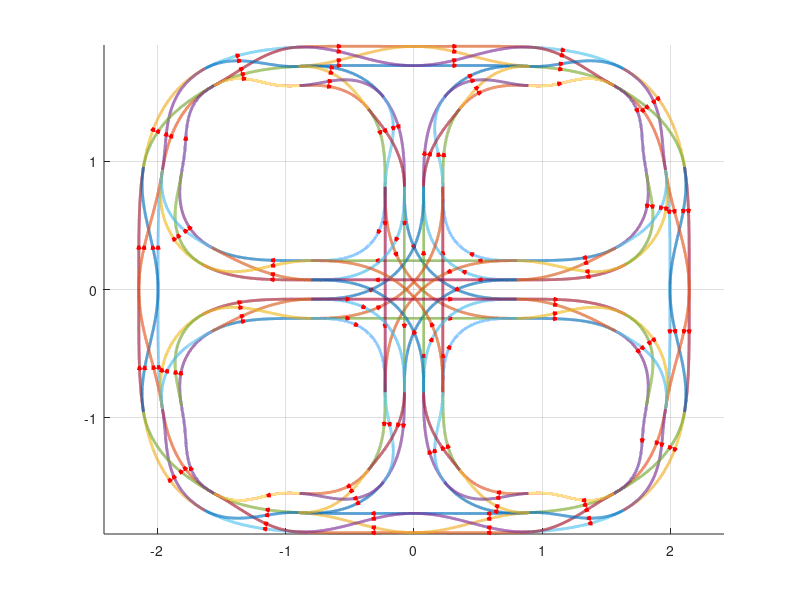

MATLAB code for this plot:
function lane_graph

    cache = load('cache');
    
    % convert to cartesian form: [x, y, cos(yaw), sin(yaw)]
    f_names = fieldnames(cache);
    for i = 1:length(f_names)
        f_name = f_names{i};
        value = cache.(f_name);
        if startsWith(f_name,'segment')
            cache.(f_name) = cartesian_nodes(value.nodes);
        elseif startsWith(f_name,'node')
            cache.(f_name) = cartesian_nodes(value);
        end
    end
        
    segment_A = cache.segment_A;
    segment_B = cache.segment_B;
    segment_C = cache.segment_C;
    segment_D = cache.segment_D;
    segment_E = cache.segment_E;
    segment_F = cache.segment_F;
    segment_G = cache.segment_G;
    segment_H = cache.segment_H;
    segment_J = cache.segment_J;
    
    clf
    hold on
    axis equal
    grid on
    
    % Transfer a bit of segment A to B, this simplifies the routing graph
    [M,I] = min(vecnorm((segment_A - cache.node_transition_ABEF)'));
    assert(M < 1e-8);
    segment_B = [segment_A(I:end-1,:); segment_B];
    segment_A = segment_A(1:I,:);
    
    
    % Split A at D merge
    parts = split_segment(segment_A, cache.node_transition_AD);
    segment_A1 = parts{1};
    segment_A2 = parts{2};
    
    % Split B at C merge
    parts = split_segment(segment_B, cache.node_transition_BC);
    segment_B1 = parts{1};
    segment_B2 = parts{2};
    
    % Split C
    parts = split_segment(segment_C, segment_C(end/2,:));
    segment_C1 = parts{1};
    segment_C2 = parts{2};
    
    % Split D
    parts = split_segment(segment_D, segment_D(end/2,:));
    segment_D1 = parts{1};
    segment_D2 = parts{2};
    
    segments = {};
    
    % handle double lanes with switch
    segments_switch = {segment_A1, segment_A2, segment_B1, segment_B2, segment_C1, segment_C2, segment_D1, segment_D2};
    segments = [segments double_segment_with_switch(segment_A1,  1, cache.lane_width)];
    segments = [segments double_segment_with_switch(segment_A2,  1, cache.lane_width)];
    segments = [segments double_segment_with_switch(segment_B1,  1, cache.lane_width)];
    segments = [segments double_segment_with_switch(segment_B2,  1, cache.lane_width)];
    segments = [segments double_segment_with_switch(segment_C1, -1, cache.lane_width)];
    segments = [segments double_segment_with_switch(segment_C2, -1, cache.lane_width)];
    segments = [segments double_segment_with_switch(segment_D1, -1, cache.lane_width)];
    segments = [segments double_segment_with_switch(segment_D2, -1, cache.lane_width)];
    
    % intersection
    segments = [segments {expand_intersection_segment(segment_H, cache.lane_width, -1, false)}];
    segments = [segments {expand_intersection_segment(segment_G, cache.lane_width, -1, false)}];
    segments = [segments {expand_intersection_segment(segment_J, cache.lane_width, -1, false)}];
    segments = [segments {expand_intersection_segment(segment_G, cache.lane_width, 1, true)}];
    segments = [segments {expand_intersection_segment(segment_G, cache.lane_width, 2, true)}];
    
    
    % add other lanes
    segments = [segments, {segment_E, segment_F, segment_J, segment_G, segment_H}];
    
    
    % mirroring right to left
    n_base_segments = length(segments);
    for i = 1:n_base_segments
        s = segments{i};
        s = s .* [-1 1 -1 1];
        s = reverse_segment(s);
        segments = [segments, {s}];
    end
    
    % mirroring top to bottom
    n_base_segments = length(segments);
    for i = 1:n_base_segments
        s = segments{i};
        s = s .* [1 -1 1 -1];
        s = reverse_segment(s);
        segments = [segments, {s}];
    end
    
    
    
    for i = 1:length(segments)
        plot(segments{i}(:,1), segments{i}(:,2),'-', 'LineWidth',2)
        k = floor(size(segments{i}, 1)/3);
        R = [segments{i}(k,3) -segments{i}(k,4);segments{i}(k,4) segments{i}(k,3)];
        p = 0.01 * R * [0 1; 3 0; 0 -1]';
        plot(p(1,:)+segments{i}(k,1), p(2,:)+segments{i}(k,2),'r-', 'LineWidth',2)
    end
    
    
    axis equal
    grid on
end

function segment = expand_intersection_segment(segment, lane_width, steps, reverse)

    displacement = lane_width * [-segment(:,4) segment(:,3)];
    displacement(:,3:4) = 0;
    
    segment = segment + steps * displacement;
    
    if reverse
        segment = reverse_segment(segment);
    end
    
    segments = fix_direction_vectors({segment});
    segment = segments{1};

end

function segments = double_segment_with_switch(segment, direction, lane_width)

    displacement = direction * lane_width * [-segment(:,4) segment(:,3)];
    displacement(:,3:4) = 0;
    
    f = ((cos(linspace(0,pi, size(segment, 1)))+1)/2)';

    segments{1} = segment;
    segments{2} = segment + displacement;
    segments{3} = segment + f .* displacement;
    segments{4} = segment + (1-f) .* displacement;
    
    segments = fix_direction_vectors(segments);

end

function segment = reverse_segment(segment)
    segment = segment .* [1 1 -1 -1];
    segment = flipud(segment);
end

function segments = fix_direction_vectors(segments)
    for i = 1:length(segments)
        dx = diff(segments{i}(:,1));
        dy = diff(segments{i}(:,2));
        len = sqrt(dx.^2 + dy.^2);
        segments{i}(2:end,3) = dx ./ len;
        segments{i}(2:end,4) = dy ./ len;
        
        segments{i}(1,3) = segments{i}(2,3);
        segments{i}(1,4) = segments{i}(2,4);
    end
end


function L = segment_length(segment)
    L = sum(sqrt(diff(segment(:,1)).^2+diff(segment(:,2)).^2));
end

function parts = split_segment(segment, splitting_nodes)

    idx = [1 size(segment, 1)];

    for i = 1:size(splitting_nodes, 1)
        [M,I] = min(vecnorm((segment - splitting_nodes(i,:))'));
        assert(M < 1e-4);
        idx(end+1) = I;
    end
    
    idx = unique(sort(idx));
    assert(numel(idx) >= 3)
    parts = {};
    
    for i = 2:numel(idx)
        slice = idx(i-1):idx(i);
        assert(numel(slice) > 1);
        parts{end+1} = segment(slice, :);
    end
 
    
end

function S2 = cartesian_nodes(S)
    S2 = [S(:,1:2) cos(S(:,3)) sin(S(:,3))];
end